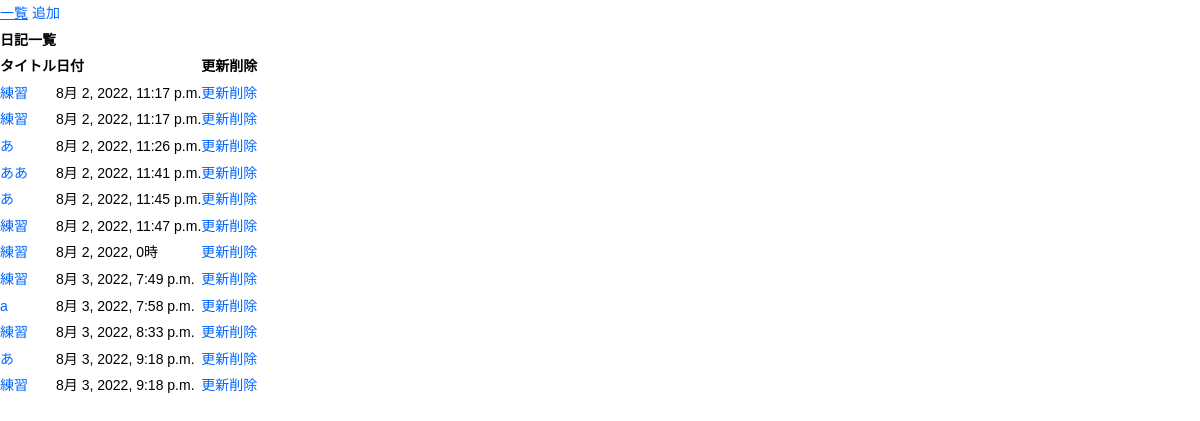
Before: /ani/diary/ with the older database file.
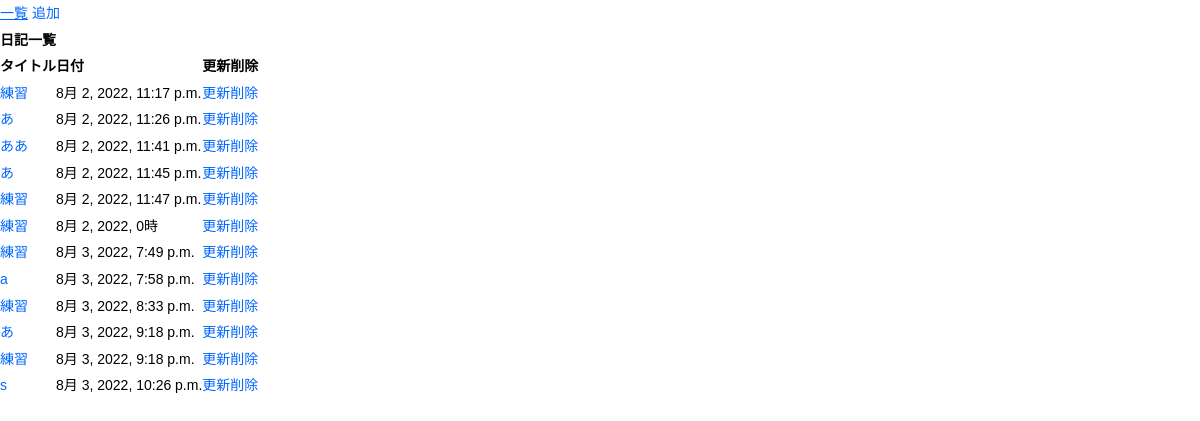
After: the same page with the newer database file.
### ani/models.py (models this page shows)
class Day(models.Model):
    title = models.CharField('タイトル',max_length=200)
    text = models.TextField('本文')
    date = models.DateTimeField('日付', default=timezone.now)

### ani/views.py (the view)
# urls.py: path('diary/', views.diary, name="diary"),
def diary(request): # 日記一覧
    context = {
        'diary':Day.objects.all(), # models.pyにDayクラスの全てのデータをcontextに渡す
    }
    return render(request,'ani/diary.html',context)

### ani/templates/ani/diary.html
{% extends 'ani/base.html' %}
{% block content %}
<nav class="nav">
    <a class="nav-link active" href="{% url 'ani:diary' %}">一覧</a>
    <a class="nav-link" href="{% url 'ani:add' %}">追加</a>
</nav>
<h1>日記一覧</h1>
<table class = "table">
    <thread>
        <tr>
            <th>タイトル</th>
            <th>日付</th>
            <th>更新</th>
            <th>削除</th>
        </tr>
    </thread>
    <tbody>
        {% for day in diary %}
        <tr>
            <td><a href="{% url 'ani:detail' day.pk %}">{{ day.title }}</a></td>
            <td>{{ day.date }}</td>
            <td><a href="{% url 'ani:update' day.pk %}">更新</a></td>
            <td><a href="{% url 'ani:delete' day.pk %}">削除</a></td>
        </tr>
    {% endfor %}
    </tbody>
</table>
{% endblock %}

Changed rows visible on the page:
removed Day: title "練習", date "8月 2, 2022, 11:17 p.m."
added Day: title "s", date "8月 3, 2022, 10:26 p.m."
